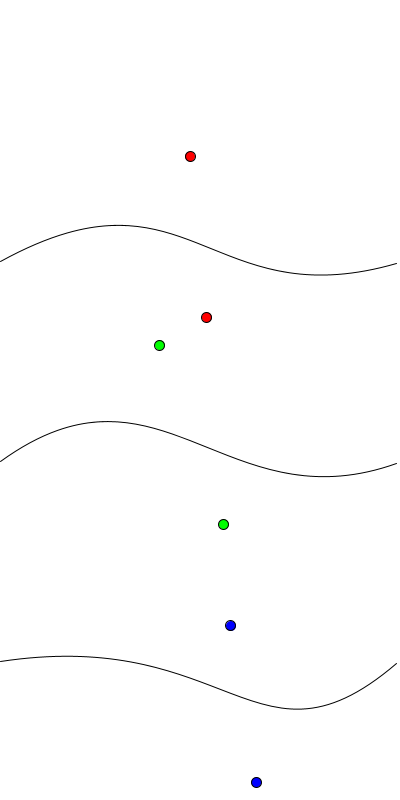
Frame 1 (no input)
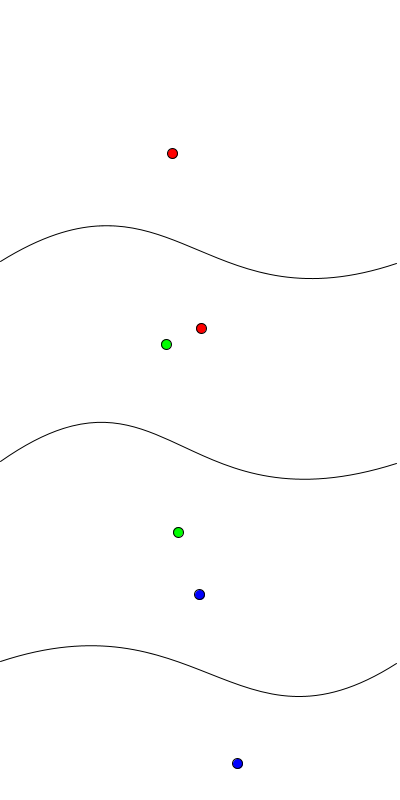
Frame 60 (the mouse pressed at the canvas centre just before this capture)
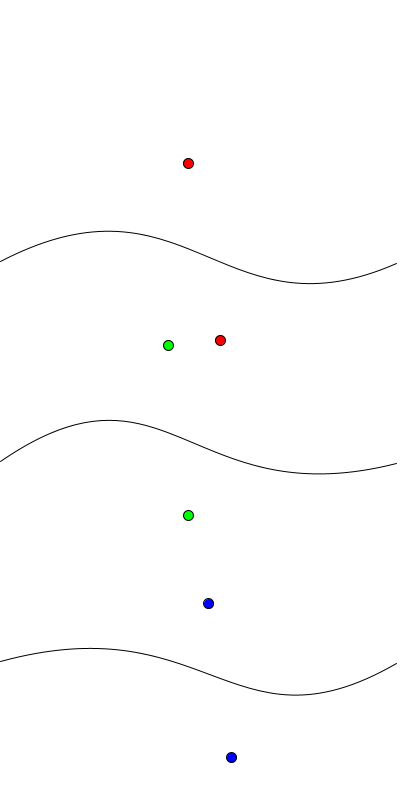
Frame 120 (the mouse held since frame 60 and released just before this capture)

The Processing sketch that drew these frames (run headless with seeded random() and noise(); from frame 60 on, the mouse is pressed at the canvas centre):

// Processing sketch: randomGaussian
// ── randomGaussian.pde
/*
  Juran Zhang
  This program serves to show the difference
  between random, randomGaussian and noise.
*/
float xoff = 0.0;
float yoff = 0.0;

float anchor1x;
float anchor1y;
float anchor2x;
float anchor2y;

void setup(){
  size(400,800);
  frameRate(10);
}

void draw(){
  background(255);
  xoff = xoff + .1;
  yoff = yoff + .05;
  //bezier(396, 263, 201, 327, 172, 167, 0, 261);
  // random
  anchor1x = random(-20,20);
  anchor1y = random(-20,20);
  anchor2x = random(-20,20);
  anchor2y = random(-20,20);
  bezier(396, 263, 201+anchor1x, 327+anchor1y, 172+anchor2x, 167+anchor2y, 0, 261);
  // ellipses show the location of anchor nodes
  fill(255,0,0);
  ellipse(201+anchor1x,327+anchor1y,10,10);
  ellipse(172+anchor2x,167+anchor2y,10,10);
  fill(255);
  
  // randomGaussian
  anchor1x = randomGaussian()*20;
  anchor1y = randomGaussian()*20;
  anchor2x = randomGaussian()*20;
  anchor2y = randomGaussian()*20;
  translate(0,200);
  bezier(396, 263, 201+anchor1x, 327+anchor1y, 172+anchor2x, 167+anchor2y, 0, 261);
  fill(0,255,0);
  ellipse(201+anchor1x,327+anchor1y,10,10);
  ellipse(172+anchor2x,167+anchor2y,10,10);
  fill(255);
  
  // noise
  anchor1x = noise(xoff)*100;
  anchor1y = noise(xoff)*100;
  anchor2x = noise(yoff)*100;
  anchor2y = noise(yoff)*100;
  translate(0,200);
  bezier(396, 263, 201+anchor1x, 327+anchor1y, 172+anchor2x, 167+anchor2y, 0, 261);
  fill(0,0,255);
  ellipse(201+anchor1x,327+anchor1y,10,10);
  ellipse(172+anchor2x,167+anchor2y,10,10);
  fill(255);
}
